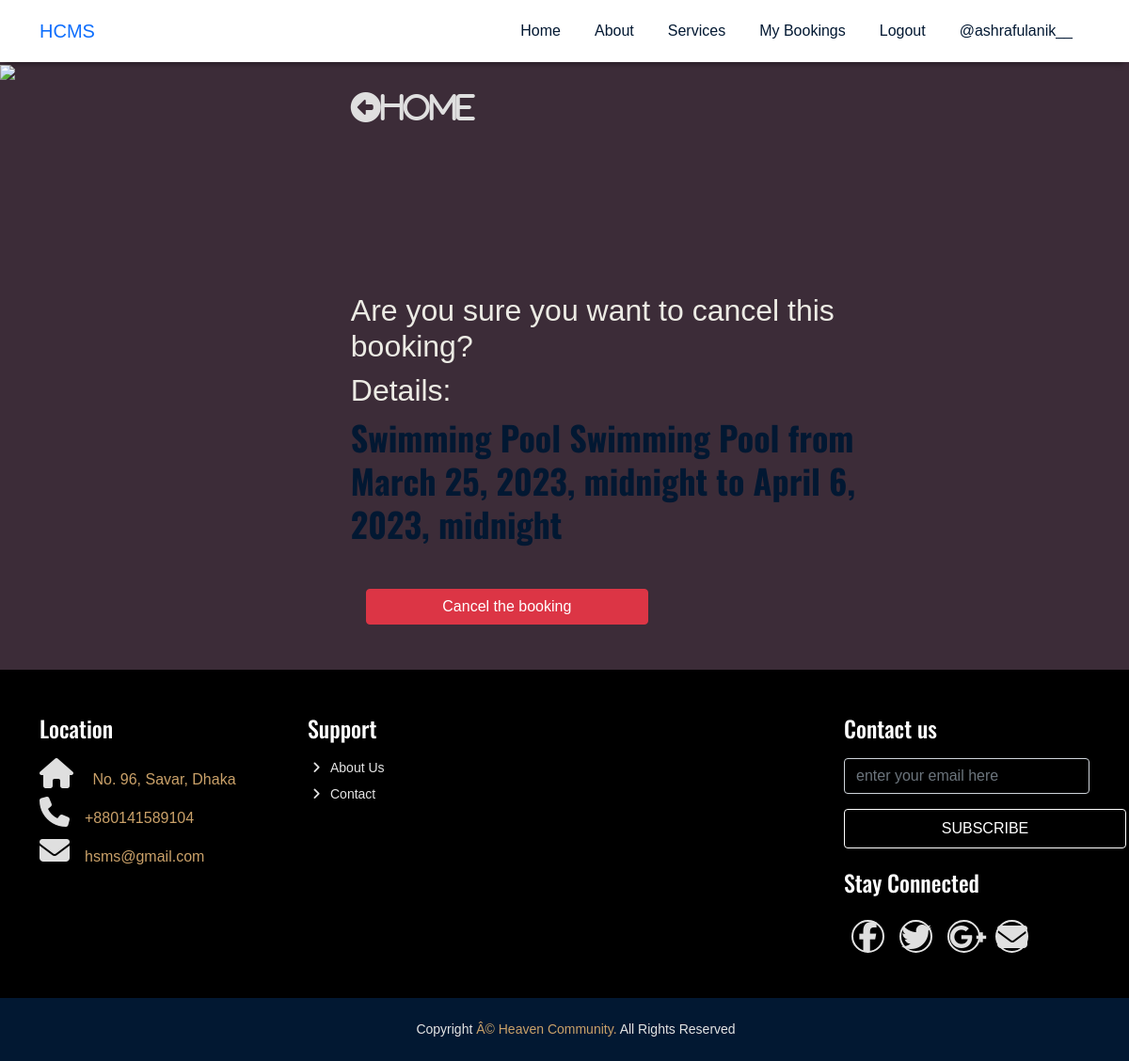
The page /booking/cancel/21 (signed in) on the database its author committed.
### house/models.py (models this page shows, shortened)
class Booking(models.Model):
    user = models.ForeignKey(settings.AUTH_USER_MODEL, on_delete=models.CASCADE)
    service = models.ForeignKey(Service, on_delete=models.CASCADE)
    check_in = models.DateTimeField()
    check_out = models.DateTimeField()
    total_d = models.IntegerField(default=0)
    total_price = models.FloatField(default=0)

class Service(models.Model):
    SERVICE_CATAGORIES = (
        ('Community Center', 'Community Center'),
        ('Picnic Spot', 'Picnic Spot'),
        ('Swimming Pool', 'Swimming Pool'),
        ('Transport Service', 'Transport Service'),
    )
    service_name = models.CharField(max_length=40, null=True)
    catagory = models.CharField(max_length=25, choices=SERVICE_CATAGORIES)
    capacity = models.IntegerField()

### house/views.py (the view)
# urls.py: path('booking/cancel/<pk>', CancelBookingView.as_view(), name='CancelBookingView'),
class CancelBookingView(LoginRequiredMixin, DeleteView):
    model = Booking
    template_name = 'booking_cancel_view.html'
    success_url = reverse_lazy('house:BookingListView')

### house/templates/booking_cancel_view.html (shortened to what this page needs)
{% extends "navber.html" %}
{% block content %}
{% load static %}
<!DOCTYPE html>
<html lang="en">
<head>
    <link rel="stylesheet" href="{% static 'house/css/service_detail_view.css' %}">
</head>
<body>
    <div class="content">
        <div class="image">
            <img
                src="https://images.unsplash.com/photo-1519710164239-da123dc03ef4?ixlib=rb-1.2.1&ixid=eyJhcHBfaWQiOjEyMDd9&auto=format&fit=crop&w=500&q=60">
        </div>
        <div class="service">
            <div class="home">
                <a href="{% url 'house:ServiceListView' %}"><i class="fas fa-arrow-alt-circle-left">Home</i></a>
            </div>
            <form id="booking-form" action="" method="POST">
                <h2>Are you sure you want to cancel this booking?</h2>
                <h2>Details: </h2>
                <h3>{{booking.service.service_name}} {{booking.service.catagory}} from {{booking.check_in}} to {{booking.check_out}}</h3>
                <div class="input-div">
                    <button type="submit" class="btn btn-danger">Cancel the booking</button>
                </div>
            </form>
        </div>
    </div>
</body>
</html>
{%endblock%}

### house/templates/navber.html (shortened to what this page needs)
{% load static %}
<!DOCTYPE html>
<html lang="en">
<head>
        <link rel="stylesheet" href="https://cdnjs.cloudflare.com/ajax/libs/twitter-bootstrap/5.1.0/css/bootstrap.min.css">
        <link rel="stylesheet" href="https://cdnjs.cloudflare.com/ajax/libs/font-awesome/5.15.4/css/all.min.css">
        <link rel="stylesheet" href="https://unpkg.com/swiper/swiper-bundle.min.css">
        <link rel="stylesheet" href="{% static 'house/css/style.css' %}">
        <link rel="stylesheet" href="{% static 'house/css/responsive-style.css' %}">
</head>
<body>
    <header class="header_wrapper">
        <nav class="navbar navbar-expand-lg">
            <div class="container">
                <a class="navbar-brand" href="#">
                    HCMS
                </a>
                <div class="collapse navbar-collapse justify-content-end" id="navbarNav">
                    <ul class="navbar-nav menu-navbar-nav">
                        <li class="nav-item">
                            <a class="nav-link" aria-current="page" href="{% url 'house:home' %}">Home</a>
                        </li>
                        <li class="nav-item">
                            <a class="nav-link" href="#about">About</a>
                        </li>
                        {% if request.user.is_authenticated %}
                        <li class="nav-item">
                            <a class="nav-link" href="{% url 'house:ServiceListView' %}">Services</a>
                        </li>
                        <li class="nav-item">
                            <a class="nav-link" href="{% url 'house:BookingListView' %}">My Bookings</a>
                        </li>
                        <li class="nav-item">
                            <a class="nav-link" href="{% url 'house:logout' %}">Logout</a>
                        </li>
                        <li class="nav-item">
                            <a class="nav-link" href="#">@{{user}}</a>
                        </li>
                        {% endif %}
                    </ul>
                </div>
            </div>
        </nav>
    </header>
</body>
</html>
{% block content %}
{% endblock %}
 <section id="contact" class="footer_wrapper mt-3 mt-md-0 pb-0">
    <div class="container pb-3">
        <div class="row">
            <div class="col-lg-3 col-md-6">
                <h5>Location</h5>
                <div class="contact-info">
                    <ul class="list-unstyled">
                        <li><a href="#"><i class="fa fa-home me-3"></i> No. 96, Savar, Dhaka</a></li>
                        <li><a href="#"><i class="fa fa-phone me-3"></i>+880141589104</a></li>
                        <li><a href="#"><i class="fa fa-envelope me-3"></i>hsms@gmail.com</a></li>
                    </ul>
                </div>
            </div>
            <div class="col-lg-3 col-md-6">
                <h5>Support</h5>
                <ul class="link-widget p-0">
                    <li><a href="#">About Us</a></li>
                    <li><a href="#">Contact</a></li>
                </ul>
            </div>
            <div class="col-lg-3 col-md-6">
            </div>
            <div class="col-lg-3 col-md-6">
                <h5>Contact us</h5>
                <div class="form-group mb-4">
                    <input type="email" class="form-control bg-transparent" placeholder="enter your email here">
                    <button type="submit" class="main-btn rounded-2 mt-3 border-white text-white">Subscribe</button>
                </div>
                <h5>Stay Connected</h5>
                <ul class="social-network d-flex align-items-center p-0">
                    <li><a href="#"><i class="fab fa-facebook-f"></i></a></li>
                    <li><a href="#"><i class="fab fa-twitter"></i></a></li>
                    <li><a href="#"><i class="fab fa-google-plus-g"></i></a></li>
                    <li><a href="#"><i class="fa fa-envelope"></i></a></li>
                </ul>
            </div>
        </div>
    </div>
    <div class="container-fluid copyright-section">
        <p>Copyright <a href="#">Â© Heaven Community.</a> All Rights Reserved</p>
    </div>
</section>

### house/static/house/css/style.css (style rules this page uses)
* { box-sizing: border-box; margin: 0; padding: 0; }
:root { --primary-color: #021832; --secondary-color: #caa169; --bg-color: #f4f4f4; --bg-white: #fff; --bg-black: #000; --primary-font: 'Poppins', sans-serif; --secondary-font: 'Oswald', sans-serif; --primary-text: #021832; --secondary-text: #caa169; --text-white: #fff; --text-black: #151515; --text-gray: #e4e4e4; }
body { font-family: var(--primary-font); background-color: var(--bg-white); }
a { text-decoration: none; }
section { padding: 3.125rem 0; }
.main-btn { font-size: 1rem; font-weight: 500; color: var(--primary-color); text-transform: uppercase; background-color: transparent; border: .0625rem solid var(--primary-color); padding: .375rem 1.875rem; border-radius: 3.125rem; line-height: 1.75rem; display: inline-block; transition: all 0.3s ease-out 0s; }
h3 { margin-bottom: 1.875rem; line-height: 2.875rem; font-weight: 700; font-size: 2.25rem; color: var(--primary-text); font-family: var(--secondary-font); }
h5 { font-size: 1.5rem; line-height: 1; color: var(--primary-text); margin-bottom: .9375rem; font-weight: 500; font-family: var(--secondary-font); }
p { font-size: 1rem; color: var(--text-black); line-height: 1.625rem; }
.header_wrapper .navbar { padding: .9375rem 0; background-color: var(--bg-white); -webkit-box-shadow: 0 .5rem .375rem -0.375rem rgb(0 0 0 / 40%); box-shadow: 0 .5rem .375rem -0.375rem rgb(0 0 0 / 40%); -webkit-transition: background 0s ease-in-out 0s, margin-top 0s ease-in-out 0s, opacity 0s ease-in-out 0s; transition: background 0s ease-in-out 0s, margin-top 0s ease-in-out 0s, opacity 0s ease-in-out 0s; }
.header_wrapper .nav-item { margin: 0 .625rem; }
.header_wrapper .nav-item .nav-link { font-size: 1rem; font-weight: 500; color: var(--primary-text); display: inline-block; }
.footer_wrapper { background-color: var(--bg-black); }
.footer_wrapper h5 { color: var(--text-white); margin-bottom: 1.25rem; }
.footer_wrapper ul li { margin-bottom: .5rem; list-style: none; }
.footer_wrapper .contact-info li a { color: var(--secondary-color) }
.footer_wrapper .link-widget li a, .footer_wrapper p { color: var(--text-gray); font-size: .875rem; padding-left:1.5rem; position: relative; -webkit-transition: all 0.3s ease-out 0s; transition: all 0.3s ease-out 0s; }
.footer_wrapper .link-widget li a::before { content: '\f105'; font-family: "Font Awesome 5 Free"; font-weight: 900; position: absolute; left: 0.3rem; top: 50%; -webkit-transform: translateY(-50%); transform: translateY(-50%); }
.footer_wrapper .social-network a { width: 2.1875rem; height: 2.1875rem; margin: .5rem; line-height:2rem; font-size: .875rem; display: inline-block; border: .125rem solid var(--text-gray); color: var(--text-gray); text-align: center; border-radius: 100%; -webkit-transition: all 0.3s cubic-bezier(0.645, 0.045, 0.355, 1); transition: all 0.3s cubic-bezier(0.645, 0.045, 0.355, 1); }
.footer_wrapper .copyright-section { background-color: var(--primary-color); padding: 1.25rem 0 .3125rem; text-align: center; }
.footer_wrapper .copyright-section a { color: var(--secondary-text); }

### house/static/house/css/service_detail_view.css (style rules this page uses)
* { padding:0; margin:0; box-sizing: border-box; }
body { background-color: rgb(60, 44, 56); color: rgb(236, 235, 228); font-family: sans-serif; line-height: 1.25; height: 100vh; }
.content { display: flex; flex-direction: row; flex-wrap: wrap; width:100%; justify-content: left; }
.image { flex: 0.3; }
.service { flex:0.5; margin: 2rem; display:flex; text-align: left; align-items: start; flex-direction: column; }
.home { flex: 0.2; }
form { display: flex; flex: 0.4 1 auto; flex-direction: column; }
.image img { flex:1; max-height: 99.2vh; }
i { color:#dfdfdf; font-size: 2rem; }
.input-div { flex: 1 1 auto; margin:1rem; display: flex; flex-direction: column; justify-content: space-between; }
input, button { flex:1; width:300px; border-radius: 0.5rem; line-height: 1.5; font-size: 1.5rem; color: #555; }
button { background-color: #dfdfdf; color:rgb(6, 137, 245); outline:none; }

### rows shown on the page
Booking: service.service_name "Swimming Pool", service.catagory "Swimming Pool", check_in "March 25, 2023, midnight", check_out "April 6, 2023, midnight"

### other values the page prints
{{ user }} "ashrafulanik__"
